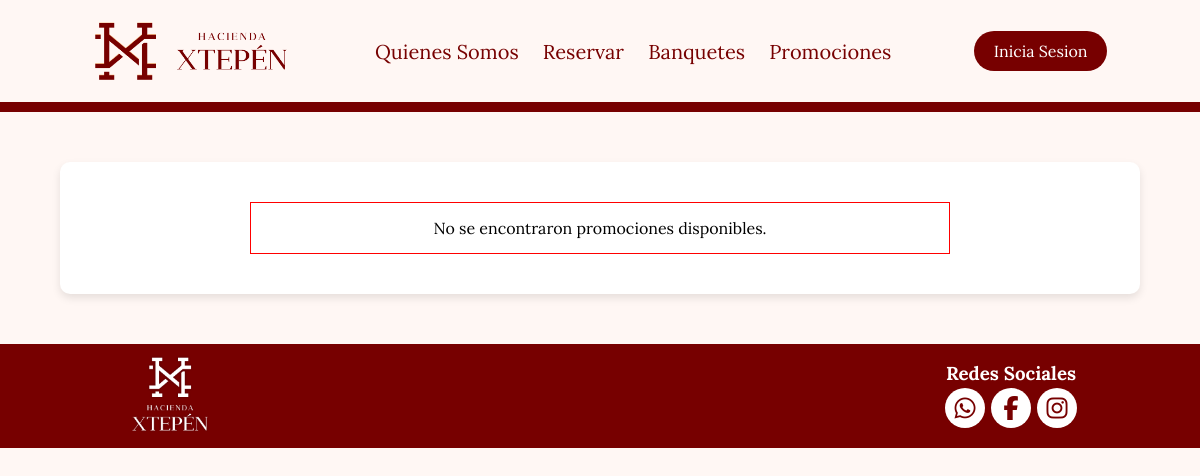
The page /promociones.php on the database as committed earlier.
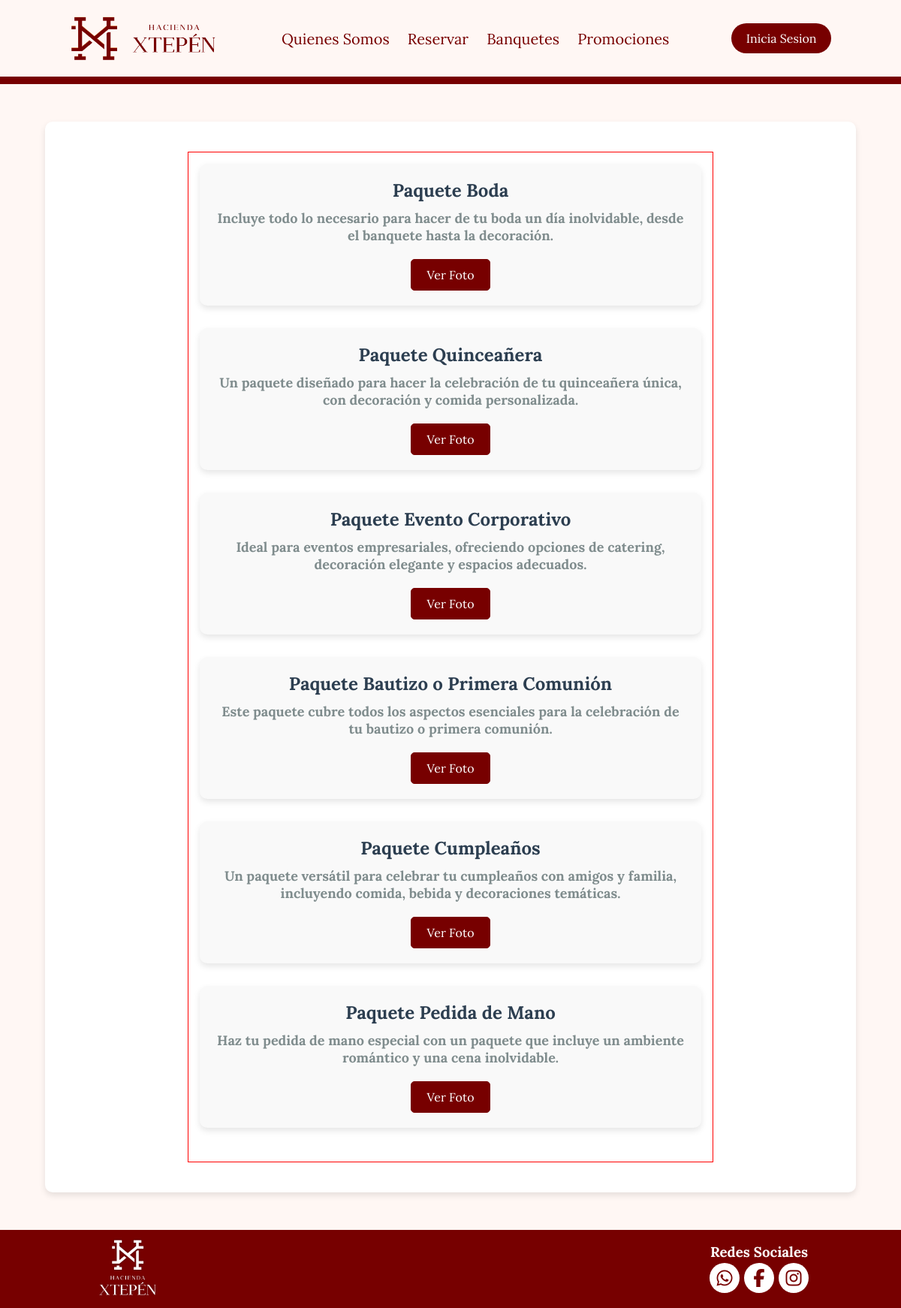
The same page on the database as committed later.
### tables this page shows
CREATE TABLE `promociones` (
  `id_promocion` int(11) NOT NULL,
  `nombre_promocion` varchar(100) DEFAULT NULL,
  `descripcion` text DEFAULT NULL,
  `imagen` varchar(255) DEFAULT NULL
);

### promociones.php (the view, shortened to what this page needs)
<!DOCTYPE html>
<html lang="en">
<head>
    <link rel="stylesheet" href="PaginaPrincipal/style_promociones.css">
    <link rel="stylesheet" href="PaginaPrincipal/animate.css">
</head>
<body>
    <?php include "menu_principal.php"; ?>
    <hr>
    <div class="contenedor">
        <div class="contenedor_promociones">
        <?php
        $host = 'localhost';
        $user = 'root';
        $password = '';
        $dbname = 'haciendaxtepen';
        $conn = new mysqli($host, $user, $password, $dbname);
        $conn->set_charset("utf8mb4");
        $sql = "SELECT * FROM promociones";
        $result = $conn->query($sql);
        if ($result->num_rows > 0) {
            while($row = $result->fetch_assoc()) {
                $id = $row['id_promocion'];
                $nombre_promocion = $row['nombre_promocion'];
                $descripcion = $row['descripcion'];
                switch ($id) {
                    case 1:
                        $invitados = 900;
                        break;
                    case 2:
                        $invitados = 700;
                        break;
                    case 3:
                        $invitados = 500;
                        break;
                    case 4:
                        $invitados = 300;
                        break;
                    case 5;
                        $invitados = 100;
                        break;
                    case 6;
                        $invitados = 50;
                        break;
                }
        ?>
            <div class="paquete">
                <h2><?php echo htmlspecialchars($nombre_promocion); ?></h2>
                <h3><?php echo htmlspecialchars($descripcion); ?></h3>
                <button class="ver-detalles" onclick="openModal(<?php echo $id; ?>, '<?php echo $nombre_promocion; ?>', '<?php echo htmlspecialchars($descripcion); ?>', <?php echo $invitados; ?>)">Ver Foto</button>
            </div>
        <?php
            }
        } else {
            echo "No se encontraron promociones disponibles.";
        }
        ?>
        </div>
    </div>
    <?php include "pie_pagina.php"; ?>
</body>
</html>

### menu_principal.php (shortened to what this page needs)
<!DOCTYPE html>
<html lang="en">
<head>
    <link rel="stylesheet" href="PaginaPrincipal/pagprinc.css">
</head>
<body>
    <header>
        <img src="login/imagenes/xtepen-logo-750.gif" alt="">
        <nav>
            <a href="index.php">Quienes Somos</a>
            <a href="alta_reservas_eventos.php">Reservar</a>
            <a href="banquetes_menu.php">Banquetes</a>
            <a href="promociones.php">Promociones</a>
        </nav>
        <a class="login" href="login/index.php">Inicia Sesion</a>
    </header>
</body>
</html>

### pie_pagina.php (shortened to what this page needs)
<!DOCTYPE html>
<html lang="en">
<head>
    <link rel="stylesheet" href="PaginaPrincipal/pagprinc.css">
</head>
<body>
    <footer>
        <figure>
            <img src="login/imagenes/xtepen-logo-500-shadow.png" alt="">
        </figure>
        <div class="smedia">
            <h3>Redes Sociales</h3>
            <div class="icsm">
                <a href=""><i class="fa-brands fa-whatsapp"></i></a>
                <a href=""><i class="fa-brands fa-facebook-f"></i></a>
                <a href=""><i class="fa-brands fa-instagram"></i></a>
            </div>
        </div>
    </footer>
</body>
</html>

### PaginaPrincipal/style_promociones.css (style rules this page uses)
* { box-sizing: border-box; margin: 0; padding: 0; font-family: 'Lora'; }
html, body { height: 100%; background-color: #f9f9f9; }
hr { background-color: var(--Texto); height: 10px; border: none; }
.contenedor { margin: 50px auto; width: 90%; background-color: #ffffff; box-shadow: 0px 4px 8px rgba(0, 0, 0, 0.1); border-radius: 10px; padding: 40px; }
.contenedor_promociones { margin: auto; width: 70%; padding: 15px; text-align: center; border: 1px red solid; }
.paquete { margin-bottom: 30px; padding: 20px; background-color: #f9f9f9; border-radius: 10px; box-shadow: 0px 4px 8px rgba(0, 0, 0, 0.1); }
.paquete h2 { font-size: 24px; color: #2c3e50; margin-bottom: 10px; }
.paquete h3 { font-size: 18px; color: #7f8c8d; margin-top: 0; }
.ver-detalles { margin-top: 20px; padding: 10px 20px; background-color: var(--Texto); color: white; border: 1px solid var(--Texto); border-radius: 5px; cursor: pointer; font-size: 16px; transition: background-color 0.3s ease, color 0.3s ease, border-color 0.3s ease; }

### PaginaPrincipal/pagprinc.css (style rules this page uses)
* { box-sizing: border-box; margin: 0; padding: 0; font-family: 'Lora'; }
body { background-color: var(--Secundario); }
header { background-color: var(--Secundario); display: flex; align-items: center; justify-content: space-evenly; padding: 20px; }
header img { width: 200px; }
nav a { text-decoration: none; color: var(--Texto); font-size: 20px; padding: 10px 10px; }
.login, .serv { background-color: var(--Texto); color: var(--Blanco); border-radius: 50px; padding: 10px 20px; text-decoration: none; display: inline-block; }
footer { background-color: var(--Texto); display: flex; align-items: center; justify-content: space-between; padding: 0 120px; color: var(--Blanco); }
footer figure { width: 80px; margin: 10px; }
figure img { width: 100%; }
.smedia { display: flex; flex-direction: column; justify-content: center; align-items: center; }
.icsm { display: flex; justify-content: center; align-items: center; flex-direction: row; }
.icsm a { color: var(--Texto); padding: 10px; background-color: var(--Blanco); display: inline-block; width: 40px; height: 40px; border-radius: 50%; display: flex; justify-content: center; align-items: center; text-decoration: none; margin: 3px; }
.icsm a i { font-size: 24px; }

### login/styles/colors.css (style rules this page uses)
:root { --Blanco: #fff; --Negro: #000; --GrisClaro: #ccc; --GrisOscuro: #333; --Principal: #c85749; --Secundario: #FFF7F4; --Texto: #770000; }

Rows that differ between the two databases and show on the page:
added promociones: nombre_promocion "Paquete Boda", descripcion "Incluye todo lo necesario para hacer de tu boda un día inolvidable, desde el banquete hasta la decoración."
added promociones: nombre_promocion "Paquete Quinceañera", descripcion "Un paquete diseñado para hacer la celebración de tu quinceañera única, con decoración y comida personalizada."
added promociones: nombre_promocion "Paquete Evento Corporativo", descripcion "Ideal para eventos empresariales, ofreciendo opciones de catering, decoración elegante y espacios adecuados."
added promociones: nombre_promocion "Paquete Bautizo o Primera Comunión", descripcion "Este paquete cubre todos los aspectos esenciales para la celebración de tu bautizo o primera comunión."
added promociones: nombre_promocion "Paquete Cumpleaños", descripcion "Un paquete versátil para celebrar tu cumpleaños con amigos y familia, incluyendo comida, bebida y decoraciones temáticas."
added promociones: nombre_promocion "Paquete Pedida de Mano", descripcion "Haz tu pedida de mano especial con un paquete que incluye un ambiente romántico y una cena inolvidable."
Other text that changed with them:
text no longer shown: "No se encontraron promociones disponibles."
